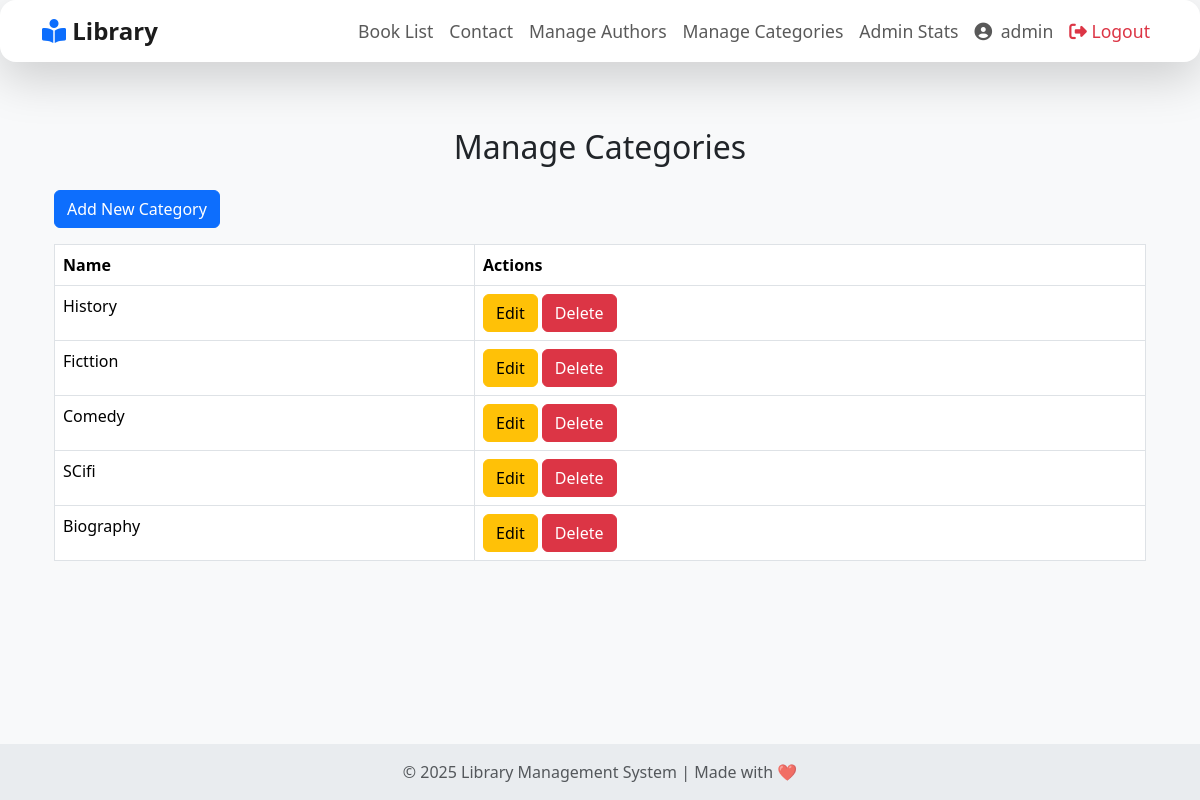
Page /manage-categories/ (signed in) on the committed database.
### library/models.py (models this page shows, shortened)
class Category(models.Model):
    name = models.CharField(max_length=100)

### library/views.py (the view)
# urls.py: path('manage-categories/', views.manage_categories, name='manage_categories'),
@login_required
@admin_required
def manage_categories(request):
    categories = Category.objects.all()
    return render(request, 'library/manage_categories.html', {'categories': categories})

### library/views.py (called while the page is built)
def admin_required(view_func):
    return user_passes_test(lambda u: u.is_superuser)(view_func)

### library/templates/library/manage_categories.html (shortened to what this page needs)
{% extends 'library/base.html' %}
{% block content %}
<div class="container mt-5">
    <h2 class="text-center mb-4">Manage Categories</h2>
    <a href="{% url 'add_category' %}" class="btn btn-primary mb-3">Add New Category</a>
    <table class="table table-bordered">
        <thead>
            <tr>
                <th>Name</th>
                <th>Actions</th>
            </tr>
        </thead>
        <tbody>
            {% for category in categories %}
            <tr>
                <td>{{ category.name }}</td>
                <td>
                    <a href="{% url 'edit_category' category.id %}" class="btn btn-warning">Edit</a>
                    <a href="{% url 'delete_category' category.id %}" class="btn btn-danger">Delete</a>
                </td>
            </tr>
            {% endfor %}
        </tbody>
    </table>
</div>
{% endblock %}

### library/templates/library/base.html (shortened to what this page needs)
<!DOCTYPE html>
<html lang="en">
<head>
    <link href="https://cdn.jsdelivr.net/npm/bootstrap@5.3.2/dist/css/bootstrap.min.css" rel="stylesheet">
    <link href="https://cdnjs.cloudflare.com/ajax/libs/font-awesome/6.5.0/css/all.min.css" rel="stylesheet">
</head>
<body>
<nav class="navbar navbar-expand-lg navbar-light bg-white fixed-top shadow-lg">
    <div class="container">
        <a class="navbar-brand" href="{% url 'home' %}">
            <i class="fas fa-book-reader text-primary"></i> Library
        </a>
        <div class="collapse navbar-collapse justify-content-end" id="navbarNav">
            <ul class="navbar-nav">
                <li class="nav-item">
                    <a class="nav-link" href="{% url 'home' %}">Book List</a>
                </li>
                <li class="nav-item">
                    <a class="nav-link" href="{% url 'contact' %}">Contact</a>
                </li>
                {% if user.is_authenticated %}
                    {% if user.is_superuser %}
                        <li class="nav-item">
                            <a class="nav-link" href="{% url 'manage_authors' %}">Manage Authors</a>
                        </li>
                        <li class="nav-item">
                            <a class="nav-link" href="{% url 'manage_categories' %}">Manage Categories</a>
                        </li>
                        <li class="nav-item">
                            <a class="nav-link" href="{% url 'stats' %}">Admin Stats</a>
                        </li>
                    {% endif %}
                    <li class="nav-item">
                        <a class="nav-link" href="#"><i class="fas fa-user-circle me-1"></i> {{ user.username }}</a>
                    </li>
                    <li class="nav-item">
                        <a class="nav-link text-danger" href="{% url 'logout' %}"><i class="fas fa-sign-out-alt"></i> Logout</a>
                    </li>
                {% endif %}
            </ul>
        </div>
    </div>
</nav>
    <main class="container my-5">
        {% block content %}{% endblock %}
    </main>
    <footer class="footer text-center py-3">
        <p class="mb-0 text-muted">&copy; 2025 Library Management System | Made with ❤️</p>
    </footer>
</body>
</html>

### library/templates/library/base.html (style rules this page uses)
body { background-color: #f8f9fa; font-family: 'Segoe UI', sans-serif; padding-top: 80px; }
.navbar { box-shadow: 0 4px 6px rgba(0, 0, 0, 0.1); border-radius: 1rem; }
.navbar-brand { font-weight: 700; font-size: 1.5rem; color: #1c1c1c; }
.navbar-nav .nav-item .nav-link { font-size: 1.1rem; transition: all 0.3s ease; }
.footer { background: #e9ecef; position: fixed; bottom: 0; width: 100%; padding: 0.8rem; }
.footer p { margin: 0; color: #6c757d; }

### rows in the picture
Category: name "History"
Category: name "Ficttion"
Category: name "Comedy"
Category: name "SCifi"
Category: name "Biography"

### other values in the picture
{{ user.username }} "admin"
